Frame 1 (no input): blank canvas, image omitted
Frame 60 (no input): blank canvas, image omitted
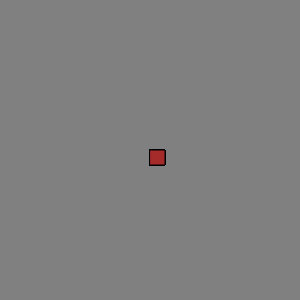
Frame 120 (the mouse pressed at the canvas centre since frame 60)

The p5.js sketch whose frames 1 and 60 were blank and that drew this single picture after the mouse press (run headless with seeded random() and noise() and a simulated clock; from frame 60 on, the mouse is pressed at the canvas centre):

// p5.js sketch
// ── sketch.js
function setup() {
    createCanvas(300, 300);
     background("gray");
  }
  
  
  function draw() {
    
    stroke ("black");
    fill ("brown");
   
    
    // console.log(mouseIsPressed);
    
    if (mouseIsPressed){
      rect(mouseX, mouseY, 15, 15);
    }
  }
